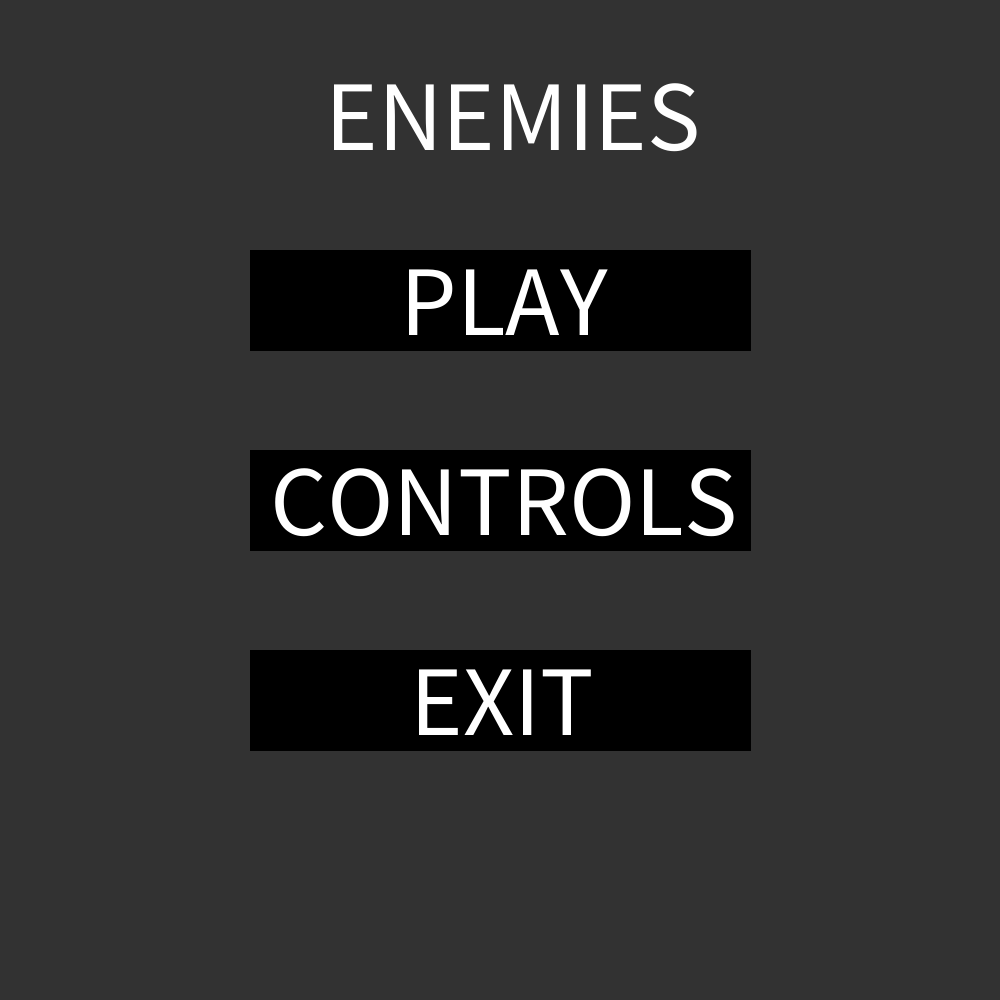
Frame 1 (no input)
Frame 60 (the mouse pressed at the canvas centre just before this capture): identical to frame 1, image omitted
Frame 120 (the mouse held since frame 60 and released just before this capture): identical to frame 1, image omitted

The Processing sketch that drew this single still picture (run headless with seeded random() and noise(); from frame 60 on, the mouse is pressed at the canvas centre):

// Processing sketch: Projecte1
// ── Projecte1.pde
//Un PNJ persigue a un PJ
//Usamos la equacion parametrica de la recta
//r(alpha) = P + alpha * vector
//Vector = Q - P
//Q sera la posicion del PJ(Final)
//P sera la posicion del PNJ(Inicial)
//El PJ, osea Q, esta en la posicion del raton
int scene;  //0 es el menú, 1 la primera sala, 2 la sala del jefe, 3 menú GAME OVER y 4 cuando se acaba el tiempo
boolean start = true;
float alpha = 0.02;
float xPJ, yPJ, xPNJ1 = width - 50, yPNJ1 = 900, xPNJ2 = 900, yPNJ2 = 175;
float[] npc_x, npc_y, npc_quadrant;
int amount_npcs = 2; // npcs en la escena
int radius_npcs = 20, radius_pj = 25, radius_PNJ1 = 20, radius_PNJ2 = 15;
int pj_quadrant;
boolean enemiesGenerated = false;
//Mapa
int circles_radius = 30, squares_height = 40, squares_width = 40;
int circles = (int)random(6, 10); //Crear entre 6 y 10 circulos como objetos en el mapa
int squares = 12 - circles;
float[] x_circles, y_circles, x_squares, y_squares, circle_quadrant, square_quadrant; //Coordenadas circulos y cuadrados
boolean touchPNJ1 = false, touchPNJ2 = false; //Para comprobar si el PJ ha tocado al PNJ1 y al PNJ2
boolean menuOptions = false;
boolean doorToFinalBoss = false;
boolean allPowerUps = false;

void setup(){ //Se ejecuta una vez al principio
  //La ventanta
  size(1000, 1000);
  scene = 0;
  PJ_lifes = 3;
  PNJ2_lifes = 4;
  circle_quadrant = new float [circles];
  square_quadrant = new float [squares];
  //NPCS are randomly located
  //Objetos mapa
  x_circles = new float [circles];
  y_circles = new float [circles];
  x_squares = new float [squares];
  y_squares = new float [squares];
  for(int i = 0; i < circles; i++){
    x_circles[i] = random(circles_radius, width - circles_radius);
    y_circles[i] = random(circles_radius, height - circles_radius);
  }
  for(int i = 0; i < squares; i++){
    x_squares[i] = random(squares_height, width - squares_height);
    y_squares[i] = random(squares_height, width - squares_height);
  }
  //Boss final
  x_boss = 800;
  y_boss = 500;
  x_tower = new float[amount_towers];
  y_tower = new float[amount_towers];
  // asignación de posiciones de las torres 
  x_tower[0] = radius_tower;
  y_tower[0] = radius_tower;
  x_tower[1] = width - radius_tower; 
  y_tower[1] = radius_tower; 
  x_tower[2] = radius_tower;
  y_tower[2] = height - radius_tower;
  x_tower[3] = width - radius_tower;
  y_tower[3] = height - radius_tower;

  x_obstacles = new float[amount_obstacles];
  y_obstacles = new float[amount_obstacles];
  //asignación de posiciones de los obstáculos 
  x_obstacles[0] = radius_tower * 2; 
  y_obstacles[0] = height/3;
  x_obstacles[1] = radius_tower * 2; 
  y_obstacles[1] = (2 * height)/3;
  x_obstacles[2] = width/3;
  y_obstacles[2] = height -radius_tower * 2;
  x_obstacles[3] = (2 * width)/3;
  y_obstacles[3] = height - radius_tower * 2;
  x_obstacles[4] = width - radius_tower * 2;
  y_obstacles[4] = (2 * height)/3;
  x_obstacles[5] = width - radius_tower * 2;
  y_obstacles[5] = height/3;
  x_obstacles[6] = (2 * width)/3;
  y_obstacles[6] = radius_tower * 2;
  x_obstacles[7] = width/3;
  y_obstacles[7] = radius_tower * 2;
  //Para poner el valor del contador en el tiempo que queramos
  tiempoRestante = tiempoTotal;
}

void CheckCharacterQuadrant(){
  if(xPJ < width/2.0){
    if(yPJ < height/2.0) pj_quadrant = 1;
    else pj_quadrant = 4;
  }
  else{
    if(yPJ < height/2.0) pj_quadrant = 2;
    else pj_quadrant = 3;
  }
}

void CharactersMovementMouse(){
  if(start == true){
    xPJ = width / 2;
    yPJ = height / 2;
    start = false;
  }
  else{
    float direction = atan2(mouseY - yPJ, mouseX - xPJ);  //La función atan2 sirve para calcular el angulo entre el PNJ2 y los npcs
    //Calculamos el desplazamiento en el eje X y en el eje Y
    float velocityPJ = 4;
    float moveX = cos(direction) * velocityPJ;
    float moveY = sin(direction) * velocityPJ;
    xPJ += moveX;
    yPJ += moveY;
    fill(0,255,255);
    ellipse(xPJ, yPJ, radius_pj, radius_pj);
  }
}

void CharactersMovementKeyboard(){
  fill(255, 0, 0);
  if(start == true){
    xPJ = width / 2;
    yPJ = height / 2;
    start = false;
  }
  else{
    if(keyboardControl){
      if(keyPressed && key == 'w' && yPJ > 12){
        yPJ -= 4;
      }
      if(keyPressed && key == 's' && yPJ < height - 12){
        yPJ += 4;
      }
      if(keyPressed && key == 'd' && xPJ < width - 12){
        xPJ += 4;
      }
      if(keyPressed && key == 'a' && xPJ > 12){
        xPJ -= 4;
      }
    }
  }
}

void draw(){ //Se ejecuta infinitas veces
  switch(scene){
  case 0:  //Menú
    RestartTimer();
    if(clickedPlay == false && clickedControls == false){
      CreateMenu();
    }
    else if(clickedPlay == true){
      MenuPlay();
      npc_x = new float [amount_npcs];
      npc_y = new float [amount_npcs];
      npc_quadrant = new float [amount_npcs];
    }
    else if(clickedControls == true){
      MenuControls();
    }
    break;
  case 1:  //Sala 1
    if(key == TAB) menuOptions = true;
    if(menuOptions == true){
      MenuOptions();
    }
    else{
      background(33);
      CreateMap();
      if(mouseControl) CharactersMovementMouse();
      else if(keyboardControl) CharactersMovementKeyboard();
      CheckCharacterQuadrant();
      float[] vector; //vector from de PJ to any NPC
      float magnitude = 0; //vector size = distance between circles
      vector = new float [2];
      vector[0] = xPNJ1 - xPJ;//Vx = NPCx - PJx
      vector[1] = yPNJ1 - yPJ;//Vy = NPCy - PJy
      magnitude = sqrt(vector[0] * vector[0] + vector[1] * vector[1]); // = distance
      if(followNpc_collided > 0) CheckEnemiesCollisions();
      else amount_npcs = 0; // Hacemos desaparecer a los NPCs
      CheckPNJCollisions(magnitude);
      CheckCirclesCollisions();
      CheckSquaresCollisions();
      if(touchPNJ1 == true && touchPNJ2 == true){
        if(enemiesGenerated == false){    //El if es para inicialitzar a los enemigos una vez y después se muevan
          GenerateEnemies_type1();
        }
        else{
          MovementEnemies();
          CheckCollisionsBetweenEnemies();
        }
      }
      if(amount_npcs < 0 && allPowerUps){
        DoorToFinalBoss();
      }
      LifeBar();
      Punctuation();
      ShowTimer();
      UpdateTimer();
    }
      break;
   case 2:  //Sala del jefe
     CreateBossMap();
     if(mouseControl) CharactersMovementMouse();
     else if(keyboardControl) CharactersMovementKeyboard();
     break;
   case 3:  //GAME OVER
     if(PJ_lifes == 0) GameOver();
     else GameCompleted();
     break;
   case 4:
     if(tiempoRestante <= 0) TimerOver();
  }
}

// ── Barra_Vida.pde
int PJ_lifes, PNJ2_lifes;

void LifeBar(){
  rectMode(CENTER);
  if(PNJ2_lifes == 0){
    PJ_lifes--;
    PNJ2_lifes = 3;
  }
  if(PJ_lifes == 3){
    fill(0, 0, 0);
    rect(91, 20, 152, 20);
    fill(#09D93C); //Verde
    rect(40, 20, 50, 20);
    rect(91, 20, 50, 20);
    rect(142, 20, 50, 20);
  }
  else if(PJ_lifes == 2){
    fill(0, 0, 0);
    rect(91, 20, 152, 20);
    fill(#09D93C); //Verde
    rect(40, 20, 50, 20);
    rect(91, 20, 50, 20);
    fill(#D91A09); //Rojo
    rect(142, 20, 50, 20);
  }
  else if(PJ_lifes == 1){
    fill(0, 0, 0);
    rect(91, 20, 152, 20);
    fill(#09D93C); //Verde
    rect(40, 20, 50, 20);
    fill(#D91A09); //Rojo
    rect(91, 20, 50, 20);
    rect(142, 20, 50, 20);
  }
  else{
      //Fin del juego
  }
}

// ── Boss.pde
float x_boss = 700, y_boss = 500;
float radius_boss = 80;
int life_boss = 3;
//Queriamos implementar sierras en el boss final con el codigo de los planetas pero no hemos tenido tiempo
//float [] x_saw, y_saw; 
//int amount_saws = 3; 
//float radius_saws = 40;

void BossMovement()
{
    float direction = atan2(yPJ - y_boss, xPJ - x_boss);  //La función atan2 sirve para calcular el angulo entre el PNJ2 y los npcs
    //Calculamos el desplazamiento en el eje X y en el eje Y
    float velocityBoss = 2;
    float moveX = cos(direction) * velocityBoss;
    float moveY = sin(direction) * velocityBoss;
    x_boss += moveX;
    y_boss += moveY;
    fill(0,255,255);
    ellipse(x_boss, y_boss, radius_boss, radius_boss);
    CheckBossMapCollisions();
}

// ── Colisiones_Objetos.pde
void CheckCirclesCollisions(){
  for (int j = 0; j < circles; j++) {
    float distancia = dist(xPJ, yPJ, x_circles[j], y_circles[j]);
    float radioSuma = (radius_pj) + (circles_radius / 6);
    if (distancia < radioSuma) {
      // Hay colisión
      // Mover la bola fuera del círculo para evitar la sobreposición
      float angulo = atan2(yPJ - y_circles[j], xPJ - x_circles[j]);
      float nuevaDistancia = radioSuma + 1; // Evitar sobreposición
      xPJ = x_circles[j] + cos(angulo) * nuevaDistancia;
      yPJ = y_circles[j] + sin(angulo) * nuevaDistancia;
    }
      
    float distancia1 = dist(xPNJ1, yPNJ1, x_circles[j], y_circles[j]);
    float radioSuma1 = (radius_PNJ1) + (circles_radius / 3);
    if (distancia1 < radioSuma1) {
      // Hay colisión
      // Mover la bola fuera del círculo para evitar la sobreposición
      float angulo = atan2(yPNJ1 - y_circles[j], xPNJ1 - x_circles[j]);
      float nuevaDistancia = radioSuma + 1; // Evitar sobreposición
      xPNJ1 = x_circles[j] + cos(angulo) * nuevaDistancia;
      yPNJ1 = y_circles[j] + sin(angulo) * nuevaDistancia;
    }
    float distancia2 = dist(xPNJ2, yPNJ2, x_circles[j], y_circles[j]);
    float radioSuma2 = (radius_PNJ2) + (circles_radius / 2);
    if (distancia2 < radioSuma2) {
      // Hay colisión
      // Mover la bola fuera del círculo para evitar la sobreposición
      float angulo = atan2(yPNJ2 - y_circles[j], xPNJ2 - x_circles[j]);
      float nuevaDistancia = radioSuma + 1; // Evitar sobreposición
      xPNJ2 = x_circles[j] + cos(angulo) * nuevaDistancia;
      yPNJ2 = y_circles[j] + sin(angulo) * nuevaDistancia;
    }
  }
}

void CheckSquaresCollisions(){
  PVector min_pj = new PVector(xPJ-squares_height/2.0,yPJ+squares_height/2.0);
  PVector max_pj = new PVector(xPJ+squares_height/2.0,yPJ-squares_height/2.0);
  // We continue with the walls (we loop through them)
  PVector min_wall = new PVector(0,0);
  PVector max_wall = new PVector(0,0);
  boolean collided;
  for(int counter=0;counter<squares;counter++){
    min_wall.x = x_squares[counter] - squares_height/2.0;
    min_wall.y = y_squares[counter] + squares_height/2.0;
    max_wall.x = x_squares[counter] + squares_height/2.0;
    max_wall.y = y_squares[counter] - squares_height/2.0;
    // We perform the Min Max Test
    if ((max_pj.x<min_wall.x)||(max_pj.y>min_wall.y)||
    (max_wall.x<min_pj.x)||(max_wall.y>min_pj.y)) collided = false;
    else collided = true;
    fill(255,255,255);
    if (collided){
      fill(255,0,0);
      rect(x_squares[counter], y_squares[counter], squares_height, squares_width);
    }
  }
}

// ── Colisiones_PNJ.pde
void CheckPNJCollisions(float magnitude){
  float[] vector; //vector from de PJ to any NPC
  vector = new float [2];
 //When are we having collisions?
  if(touchPNJ1 == false){
    if(magnitude < radius_PNJ1 + radius_pj){
      touchPNJ1 = true;
      println("I just collided with PNJ1");
    }
  }
  else{
    if(sqrt((xPJ - xPNJ1)*(xPJ - xPNJ1) + (yPJ - yPNJ1) * (yPJ - yPNJ1)) > 70) {
      xPNJ1 = (1 - alpha) * xPNJ1 + alpha * xPJ;
      yPNJ1 = (1 - alpha) * yPNJ1 + alpha * yPJ;
    }
    float distancia = dist(xPJ, yPJ, xPNJ1, yPNJ1);
    float radioSuma = (radius_pj) + (radius_PNJ1 / 7);
    if (distancia < radioSuma) {
      // Hay colisión
      // Mover la bola fuera del círculo para evitar la sobreposición
      float angulo = atan2(yPJ - yPNJ1, xPJ - xPNJ1);
      float nuevaDistancia = radioSuma + 1; // Evitar sobreposición
      xPJ = xPNJ1 + cos(angulo) * nuevaDistancia;
      yPJ = yPNJ1 + sin(angulo) * nuevaDistancia;
    }
  }
  if(touchPNJ2 == false && touchPNJ1 == true){
    vector[0] = xPJ - xPNJ2;
    vector[1] = yPJ - yPNJ2;
    magnitude = sqrt(vector[0] * vector[0] + vector[1] * vector[1]); // = distance
    if(magnitude < radius_PNJ2 + radius_pj){
      touchPNJ2 = true;
      println("I just collided with PNJ2");
    }
  }
  else if (touchPNJ1 == true){ 
    if(sqrt((xPNJ1 - xPNJ2)*(xPNJ1 - xPNJ2) + (yPNJ1 - yPNJ2) * (yPNJ1 - yPNJ2)) > 50) {
      xPNJ2 = (1 - alpha) * xPNJ2 + alpha * xPNJ1;
      yPNJ2 = (1 - alpha) * yPNJ2 + alpha * yPNJ1;
    }
    float distancia = dist(xPJ, yPJ, xPNJ2, yPNJ2);
    float radioSuma = (radius_pj) + (radius_PNJ2/ 15);
    if (distancia < radioSuma) {
      // Hay colisión
      // Mover la bola fuera del círculo para evitar la sobreposición
      float angulo = atan2(yPJ - yPNJ2, xPJ - xPNJ2);
      float nuevaDistancia = radioSuma + 1; // Evitar sobreposición
      xPJ = xPNJ2 + cos(angulo) * nuevaDistancia;
      yPJ = yPNJ2 + sin(angulo) * nuevaDistancia;
    }
  }
  fill(255, 255, 45);
  ellipse(xPNJ1, yPNJ1, radius_PNJ1, radius_PNJ1);
  if(touchPNJ1 == true){
    fill(255, 0, 45);
    ellipse(xPNJ2, yPNJ2, radius_PNJ2, radius_PNJ2);
  } 
}

// ── Colisiones_enemigos.pde
float followNpc_collided;
void QuadTreeEnemies(){  // dividir el mapa en cuadrantes 
  //We label NPCs for the QuadTree 
  //Top left = 1
  //Top right = 2
  //Bottom right = 3
  //Bottom left = 4
  for(int counter = 0; counter < amount_npcs; counter++){ //Si es mouen s'ha de posar al draw perque es repeteixi tota l'estona
   if(npc_x[counter] < width/2.0){
     if(npc_y[counter] < height/2.0) npc_quadrant[counter] = 1;
     else npc_quadrant[counter] = 4;
   }
   else{
     if(npc_y[counter] < height/2.0) npc_quadrant[counter] = 2;
     else npc_quadrant[counter] = 3;
   }
  }
}

void CheckEnemiesCollisions(){ 
  //Updating the PJ quadrant
  //Si es mouen s'ha de posar al draw perque es repeteixi tota l'estona
     QuadTreeEnemies();
  //We are optimimizing thanks to the QuadTree
  for(int i = 0; i < amount_npcs; i++){
   //we check the quadrants before the calculations
    if(pj_quadrant == npc_quadrant[i]){ //Si estan en el mismo quadrante hace los calculos
      //The calculations
      float distancia = dist(xPJ, yPJ, npc_x[i], npc_y[i]);
      float radioSuma = (radius_pj) + (radius_npcs / 6);
      if (distancia < radioSuma) {
        // Hay colisión
        npc_x[i] = 100000;    //Envio a los enemigos fuera del mapa y cuando ya haya colisionado con todos, los hacemos desaparecer igualando amount_npcs = 0;
        npc_y[i] = 100000;
        followNpc_collided -= 1;
        punctuation += 10;
      }
    }
  }
}

void CheckCollisionsBetweenEnemies(){
    for (int j = 1, i = j; j < amount_npcs; j++, i = j) {
      float distancia = dist(npc_x[j], npc_y[j], npc_x[i], npc_y[i]);
      float radioSuma = (radius_npcs) + (radius_npcs / 6);
      if (distancia < radioSuma) {
        // Hay colisión
        // Mover la bola fuera del círculo para evitar la sobreposición
        float angulo = atan2(npc_y[j] - npc_y[i], npc_x[j] - npc_x[i]);
        float nuevaDistancia = radioSuma + 1; // Evitar sobreposición
        npc_x[j] = npc_x[i] + cos(angulo) * nuevaDistancia;
        npc_y[j] = npc_y[i] + sin(angulo) * nuevaDistancia;
        println("A");
      }
    }
}

// ── Crear_Mapa.pde
float positionX_firstCircle = random(circles_radius, width - (circles_radius * 2));
float positionY_firstCircle = random(circles_radius, height - (circles_radius * 2));
void CreateMap(){
  fill(255,255,255);
  float[] positionCircles;
  positionCircles = new float [2]; // Para guardar la coordenada x y y del circulo que no colisiona con los otros
  boolean circlesNotColliding = false;
  int countCircles = circles;
  //Crear circulos que no colisiones los unos con los otros
  for(int i = 0; i < circles; i++){
    for(int j = i; j >= 0; j--){
      if(i == 0){
        circlesNotColliding = true;
        positionCircles[0] = x_circles[i];
        positionCircles[1] = y_circles[i];
      }
      else{
        float distancia = dist(x_circles[i], y_circles[i], x_circles[j], y_circles[j]);
        float radioSuma = (circles_radius) + (circles_radius);
        if(distancia > radioSuma){
          circlesNotColliding = true;
          positionCircles[0] = x_circles[i];
          positionCircles[1] = y_circles[i];
          j = 0;
        }
      }
    }
    if(circlesNotColliding == true && countCircles > 0){
      ellipse(positionCircles[0], positionCircles[1], circles_radius, circles_radius);
      circlesNotColliding = false;
      countCircles--;
    }
  }
  //Crear cuadrados que no colisiones los unos con los otros
  for(int i = 0; i < squares; i++){
    rectMode(CENTER);
    rect(x_squares[i], y_squares[i], squares_height, squares_width);
  }
}

void DoorToFinalBoss(){
  float radius_door = 300;
  float x_door = width + 50, y_door = 500;
  fill(255);
  ellipse(x_door, y_door, radius_door, radius_door);
  float distance = dist(xPJ, yPJ, x_door, y_door);
  float radioSum = (radius_pj) + (radius_door / 2.1);
  if (distance< radioSum) {
    scene = 2;
  }
}

// ── Enemigos.pde
void GenerateEnemies_type1(){
  fill(0,255,255);
  for(int counter = 0; counter < amount_npcs; counter++){
   npc_x[counter] = (int)random(-100, -200);
   npc_y[counter] = (int)random(height);  //Ponemos int porque la pantalla no tiene decimales, tiene pixeles
  }
  for(int i = 0; i < amount_npcs / 2; i++){
   ellipse(npc_x[i],npc_y[i], radius_npcs, radius_npcs); 
  }
  enemiesGenerated = true;  //El booleano es para que se inicialicen una sola vez. Para hacer que los enemigos se muevan el enemiesGenerated deberá ser true.
}

void MovementEnemies(){  // Después de crear los enemigos llamamos a esta función para el movimiento de estos
  float velocidad = 2; 
  // Actualizar la posición
  for(int i = 0; i < amount_npcs / 2; i++){
    float direction = atan2(yPNJ2 - npc_y[i], xPNJ2 - npc_x[i]);  //La función atan2 sirve para calcular el angulo entre el PNJ2 y los npcs
    //Calculamos el desplazamiento en el eje X y en el eje Y
    float moveX = cos(direction) * velocidad;
    float moveY = sin(direction) * velocidad;
    npc_x[i] += moveX;
    npc_y[i] += moveY;
    fill(0,255,255);
    ellipse(npc_x[i],npc_y[i], radius_npcs, radius_npcs); 
  }
}

void GenerateEnemies_type2 (){

  
}

// ── EnemigosMovimientoRandom.pde
float[] enemyX;
float[] enemyY;
float[] enemyAngle;
float[] enemySpeed;
float[] enemyRadius;

int numEnemies;
boolean enemiesInitialized = false;

void InitializeRandomMovementEnemies(){
  numEnemies = amount_npcs / 2;
  enemyX = new float[numEnemies];
  enemyY = new float[numEnemies];
  enemyAngle = new float[numEnemies];
  enemySpeed = new float[numEnemies];
  enemyRadius = new float[numEnemies];
  
  // Configurar valores iniciales para cada enemigo
  for (int i = 0; i < numEnemies; i++) {
    enemyRadius[i] = radius_npcs;
    enemyX[i] = enemyRadius[i] + 10;
    enemyY[i] = random(height);
    enemyAngle[i] = random(TWO_PI);
    enemySpeed[i] = 1.5;
  }
  enemiesInitialized = true;
}

void RandomMovementEnemies() {
  // Actualizar y mostrar cada enemigo
  for (int i = 0; i < numEnemies; i++) {
      // Cambio aleatorio de dirección
      CheckRandomEnemiesCollisions(i);
      enemyAngle[i] += random(-0.1, 0.1);
      
      // Calcula el vector de velocidad
      float velocityX = cos(enemyAngle[i]) * enemySpeed[i];
      float velocityY = sin(enemyAngle[i]) * enemySpeed[i];
      
      // Agrega el vector velocidad a la posición
      enemyX[i] += velocityX;
      enemyY[i] += velocityY;
      
      // Verifica límites de la pantalla
      if (enemyX[i] < enemyRadius[i] || enemyX[i] > width - enemyRadius[i]) {
        enemyAngle[i] = PI - enemyAngle[i]; // Cambia dirección en el eje x
      }
      if (enemyY[i] < enemyRadius[i] || enemyY[i] > height - enemyRadius[i]) {
        enemyAngle[i] = -enemyAngle[i]; // Cambia dirección en el eje y
      }
      // Mostrar enemigo
      fill(0,255,200);
      ellipse(enemyX[i], enemyY[i], enemyRadius[i]*2, enemyRadius[i]*2);
  }
}
void CheckRandomEnemiesCollisions(int i){
  float distancia = dist(enemyX[i], enemyY[i], xPJ, yPJ);
  float radioSuma = (radius_pj) + (radius_npcs / 6);
  if (distancia < radioSuma) {
    // Hay colisión
    // Mover la bola fuera del círculo para evitar la sobreposición
    enemyX[i] = -100000;
    enemyY[i] = -100000;
    punctuation += 10;
    followNpc_collided--;
  }
}

// ── Menu.pde
boolean clickedPlay = false;
boolean clickedControls = false;
boolean mouseControl = true;
boolean keyboardControl = false;
void CreateMenu(){
   background(50);
   textSize(100);
   text("ENEMIES", 325, 150);
   rectMode(CENTER);
   fill(0);
   rect(500, 300, 500, 100);
   fill(255);
   textSize(100);
   text("PLAY", 400, 335);
   fill(0);
   rect(500, 500, 500, 100);
   fill(255);
   textSize(100);
   text("CONTROLS", 270, 535);
   fill(0);
   rect(500, 700, 500, 100);
   fill(255);
   textSize(100);
   text("EXIT", 410, 735);
}

void MenuPlay(){
    background(50);
    fill(0);
    rect(140, 900, 170, 50);
    fill(255);
    textSize(30);
    text("BACK", 105, 910);
    fill(255);
    textSize(50);
    text("How many enemies do you want 1 - 12?", 100, 100);
    textSize(30);
    text("Do you want " + amount_npcs + " enemies? Press enter to confirm", 230, 300);
    if(key == ENTER && amount_npcs > 0){
      followNpc_collided = amount_npcs / 2;
      scene = 1;
    }
    fill(20);
    rect(600, 500, 80, 50);
    fill(255);
    textSize(30);
    text("+1", 585, 510);
    fill(20);
    rect(400, 500, 80, 50);
    fill(255);
    textSize(30);
    text("-1", 385, 510);
}

void MenuControls(){
    background(50);
    fill(20);
    rect(500, 400, 300, 50);
    fill(255);
    textSize(20);
    text("Click for Keyboard controls", 393, 405);
    fill(20);
    rect(500, 600, 300, 50);
    fill(255);
    textSize(20);
    text("Click for Mouse controls", 405, 605);
    fill(0);
    rect(140, 900, 170, 50);
    fill(255);
    textSize(30);
    text("BACK", 105, 910);
}

void MenuOptions(){
   background(50);
   textSize(100);
   rectMode(CENTER);
   fill(0);
   rect(500, 300, 500, 100);
   fill(255);
   textSize(100);
   text("CONTINUE", 280, 335);
   fill(0);
   rect(500, 500, 400, 100);
   fill(255);
   textSize(100);
   text("EXIT", 410, 535);
}

void mouseClicked(){
  if (scene == 0 && mouseX > 249 && mouseX < 751 && mouseY > 249 && mouseY < 351 && clickedPlay == false && clickedControls == false) clickedPlay = true;
  else if(scene == 0 && mouseX > 249 && mouseX < 751 && mouseY > 449 && mouseY < 551 && clickedPlay == false && clickedControls == false) clickedControls = true;
  else if(scene == 0 && mouseX > 299 && mouseX < 701 && mouseY > 649 && mouseY < 751 && clickedPlay == false && clickedControls == false) exit();
  if(scene == 0 && clickedPlay == true && mouseX > 54 && mouseX < 226 && mouseY > 874 && mouseY < 926) clickedPlay = false;
  if(scene == 0 && clickedControls == true && mouseX > 54 && mouseX < 226 && mouseY > 874 && mouseY < 926) clickedControls = false;
  if(scene == 0 && clickedPlay == true && mouseX > 359 && mouseX < 441 && mouseY > 459 && mouseY < 551 && amount_npcs > 1) amount_npcs--;
  if(scene == 0 && clickedPlay == true && mouseX > 559 && mouseX < 641 && mouseY > 459 && mouseY < 551 && amount_npcs < 12) amount_npcs++;
  if(scene == 0 && clickedControls == true && mouseX > 349 && mouseX < 651 && mouseY > 574 && mouseY < 626){
    mouseControl = true;
    keyboardControl = false;
  }
  if(scene == 0 && clickedControls == true && mouseX > 349 && mouseX < 651 && mouseY > 374 && mouseY < 426){
    keyboardControl = true;
    mouseControl = false;
  }
  if(scene == 1 && menuOptions == true && mouseX > 299 && mouseX < 701 && mouseY > 449 && mouseY < 551) exit();
  else if((scene == 1 && menuOptions == true && mouseX > 249 && mouseX < 751 && mouseY > 249 && mouseY < 351) || key == TAB){
    scene = 1;
    menuOptions = false;
  }
}

// ── Pantallas_Finales.pde
void GameOver(){
  background(0);
  fill(255,0,0);
  textSize(200);
  text("GAME", 250, 300);
  text("OVER", 260, 500);
  fill(255);
  textSize(20);
  text("Press ENTER to return to main menu", 20, 970);
  if(key == ENTER) scene = 0;
}

void GameCompleted(){
  background(0);
  fill(0,255,0);
  textSize(180);
  text("GAME", 250, 300);
  text("COMPLETED", 30, 500);
  fill(255);
  textSize(20);
  text("Press ENTER to return to main menu", 20, 970);
  if(key == ENTER) scene = 0;
}

// ── Power_Ups.pde
void power1 (){
}

// ── Punctuation.pde
int punctuation = 0;
void Punctuation(){
  fill(#3344DB);
  textSize(20);
  if(punctuation < 100) text("Punctuation:" + nf(punctuation, 2), 90, 50);
  else if(punctuation < 1000) text("Punctuation:" + nf(punctuation, 3), 90, 50);
  else if(punctuation < 10000) text("Punctuation:" + nf(punctuation, 4), 90, 50);
}

// ── Sala_boss.pde
float[] x_tower, y_tower;
int amount_towers = 4; 
int life_towers = 5;
float radius_tower = 100; 
float[] x_obstacles, y_obstacles;
int amount_obstacles = 8;
float obstacles_height = 40;

void CreateBossMap()
{
  background(0);
  fill(#5E41F0);
  for (int i = 0; i < amount_obstacles; i++)
  {
    rectMode(CENTER);
    rect(x_obstacles[i], y_obstacles[i], obstacles_height,obstacles_height);
  }
  
  fill(#00AEEB);
   for (int i = 0; i < amount_towers; i++)
  {
    ellipse(x_tower[i],y_tower[i],radius_tower, radius_tower);
  }
}

void CheckBossMapCollisions(){
  
}

// ── Timer.pde
int tiempoTotal = 3 * 60 * 1000; // 6 minutos en milisegundos
int tiempoRestante;
int tiempoAnterior;

void ShowTimer() {
  int minutos = int(tiempoRestante / 60000);
  int segundos = int((tiempoRestante % 60000) / 1000);
  
  textAlign(CENTER, CENTER);
  textSize(48);
  fill(255);
  text(nf(minutos, 2) + ":" + nf(segundos, 2), width - 100, 30);
}

void UpdateTimer() {
  int tiempoTranscurrido = millis() - tiempoAnterior;
  
  if (tiempoRestante > 0) {
    tiempoRestante = max(0, tiempoRestante - tiempoTranscurrido);
  }
  else{
    if(PJ_lifes > 0){
      PJ_lifes--;
      scene = 4;
    }
    else{
      scene = 3;
    }
  }
  tiempoAnterior = millis();
}

void RestartTimer() {
  tiempoRestante = tiempoTotal;
  tiempoAnterior = millis();
}

void TimerOver(){
  background(0);
  fill(255);
  textSize(100);
  text("-1 LIFE", 480, 335);
  textSize(50);
  text("Press enter to try again", 480, 700);
  text("Current lifes:", 430, 900);
  text(PJ_lifes, 600, 900);
}

void keyPressed(){
  if(scene == 4 && key == ENTER){
    RestartTimer();
    scene = 1;
  }
}
